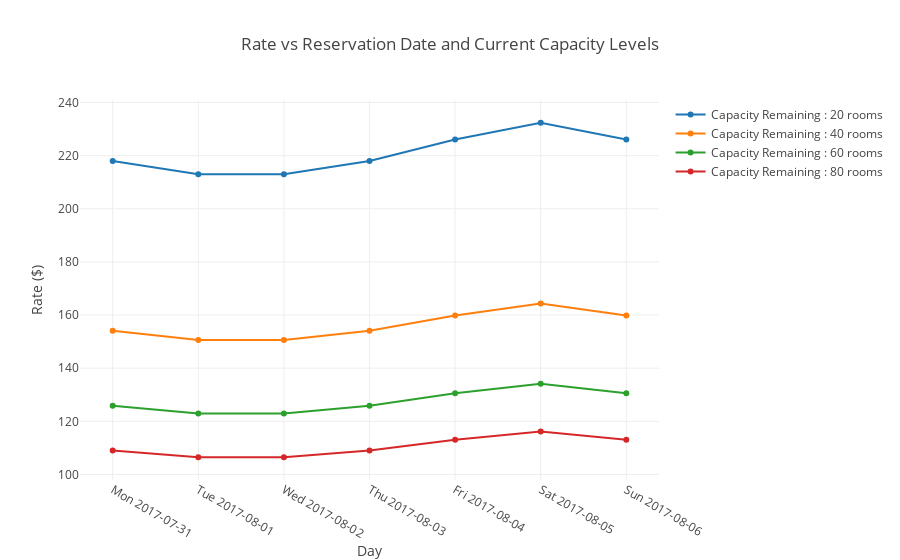

The notebook cell saved with this chart:
### Code cell
# Plotting the room rate time series.
# Let's focus on a single week cycle.

price_levels = [go.Scatter(x=rate_df_to_show.head(7).index,
                           y=rate_df_to_show.head(7)['Capacity left : 20.0'],
                           name='Capacity Remaining : 20 rooms'),
                go.Scatter(x=rate_df_to_show.head(7).index,
                           y=rate_df_to_show.head(7)['Capacity left : 40.0'],
                           name='Capacity Remaining : 40 rooms'),
                go.Scatter(x=rate_df_to_show.head(7).index,
                           y=rate_df_to_show.head(7)['Capacity left : 60.0'],
                           name='Capacity Remaining : 60 rooms'),
                go.Scatter(x=rate_df_to_show.head(7).index,
                           y=rate_df_to_show.head(7)['Capacity left : 80.0'],
                           name='Capacity Remaining : 80 rooms')]

layout_prices = go.Layout(title='Rate vs Reservation Date and Current Capacity Levels',
                       xaxis={'title':'Day'}, yaxis={'title':'Rate ($)'})

fig = go.Figure(data=price_levels, layout=layout_prices)
iplot(fig, filename='price_levels_ts')

### Figure 1 — Plotly figure (JSON) as saved in the notebook; plotly's stock layout.template omitted (floating-point values rounded to 4 significant figures)
{"data": [{"name": "Capacity Remaining : 20 rooms", "type": "scatter", "x": ["Mon 2017-07-31", "Tue 2017-08-01", "Wed 2017-08-02", "Thu 2017-08-03", "Fri 2017-08-04", "Sat 2017-08-05", "Sun 2017-08-06"], "y": [218.0, 213.0, 213.0, 218.0, 226.1, 232.4, 226.1]}, {"name": "Capacity Remaining : 40 rooms", "type": "scatter", "x": ["Mon 2017-07-31", "Tue 2017-08-01", "Wed 2017-08-02", "Thu 2017-08-03", "Fri 2017-08-04", "Sat 2017-08-05", "Sun 2017-08-06"], "y": [154.1, 150.6, 150.6, 154.1, 159.9, 164.3, 159.9]}, {"name": "Capacity Remaining : 60 rooms", "type": "scatter", "x": ["Mon 2017-07-31", "Tue 2017-08-01", "Wed 2017-08-02", "Thu 2017-08-03", "Fri 2017-08-04", "Sat 2017-08-05", "Sun 2017-08-06"], "y": [125.9, 123.0, 123.0, 125.9, 130.5, 134.2, 130.5]}, {"name": "Capacity Remaining : 80 rooms", "type": "scatter", "x": ["Mon 2017-07-31", "Tue 2017-08-01", "Wed 2017-08-02", "Thu 2017-08-03", "Fri 2017-08-04", "Sat 2017-08-05", "Sun 2017-08-06"], "y": [109, 106.5, 106.5, 109, 113.0, 116.2, 113.0]}], "layout": {"title": "Rate vs Reservation Date and Current Capacity Levels", "xaxis": {"title": "Day"}, "yaxis": {"title": "Rate ($)"}}}
